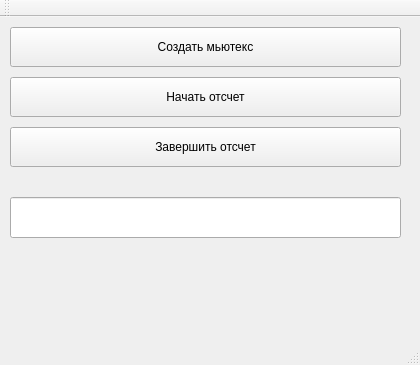
<?xml version="1.0" encoding="UTF-8"?>
<ui version="4.0">
 <class>MainWindow</class>
 <widget class="QMainWindow" name="MainWindow">
  <property name="geometry">
   <rect>
    <x>0</x>
    <y>0</y>
    <width>420</width>
    <height>365</height>
   </rect>
  </property>
  <property name="windowTitle">
   <string>MainWindow</string>
  </property>
  <widget class="QWidget" name="centralWidget">
   <widget class="QPushButton" name="pushButton_Create">
    <property name="geometry">
     <rect>
      <x>10</x>
      <y>10</y>
      <width>391</width>
      <height>40</height>
     </rect>
    </property>
    <property name="text">
     <string>Создать мьютекс</string>
    </property>
    <property name="autoRepeatDelay">
     <number>300</number>
    </property>
   </widget>
   <widget class="QPushButton" name="pushButton_start">
    <property name="geometry">
     <rect>
      <x>10</x>
      <y>60</y>
      <width>391</width>
      <height>40</height>
     </rect>
    </property>
    <property name="sizePolicy">
     <sizepolicy hsizetype="Preferred" vsizetype="Fixed">
      <horstretch>0</horstretch>
      <verstretch>0</verstretch>
     </sizepolicy>
    </property>
    <property name="text">
     <string>Начать отсчет</string>
    </property>
    <property name="autoRepeatDelay">
     <number>300</number>
    </property>
   </widget>
   <widget class="QPushButton" name="pushButton_end">
    <property name="geometry">
     <rect>
      <x>10</x>
      <y>110</y>
      <width>391</width>
      <height>40</height>
     </rect>
    </property>
    <property name="text">
     <string>Завершить отсчет</string>
    </property>
    <property name="autoRepeatDelay">
     <number>300</number>
    </property>
   </widget>
   <widget class="QLineEdit" name="lineEdit">
    <property name="geometry">
     <rect>
      <x>10</x>
      <y>180</y>
      <width>391</width>
      <height>41</height>
     </rect>
    </property>
   </widget>
  </widget>
  <widget class="QMenuBar" name="menuBar">
   <property name="geometry">
    <rect>
     <x>0</x>
     <y>0</y>
     <width>420</width>
     <height>21</height>
    </rect>
   </property>
  </widget>
  <widget class="QToolBar" name="mainToolBar">
   <attribute name="toolBarArea">
    <enum>TopToolBarArea</enum>
   </attribute>
   <attribute name="toolBarBreak">
    <bool>false</bool>
   </attribute>
  </widget>
  <widget class="QStatusBar" name="statusBar"/>
 </widget>
 <layoutdefault spacing="6" margin="11"/>
 <resources/>
 <connections/>
</ui>
